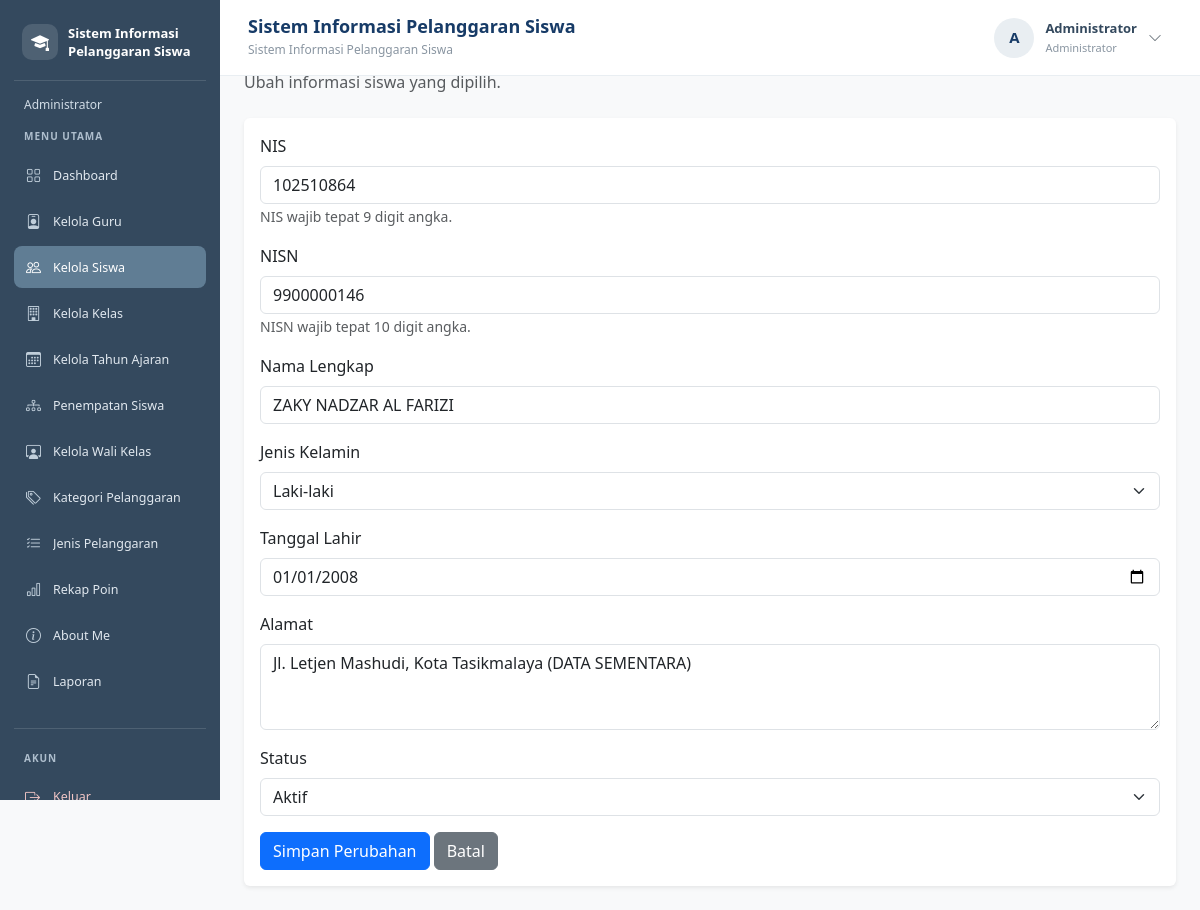
/edit_siswa.php?id=276 (signed in), run on the app's committed database.
### tables this page shows
CREATE TABLE `t_siswa` (
  `id` int(11) NOT NULL,
  `nis` varchar(30) NOT NULL,
  `nisn` varchar(20) NOT NULL,
  `nama` varchar(150) NOT NULL,
  `jenis_kelamin` char(1) NOT NULL,
  `tanggal_lahir` date NOT NULL,
  `alamat` text NOT NULL,
  `status_aktif` tinyint(1) NOT NULL,
  `created_at` timestamp NOT NULL DEFAULT current_timestamp(),
  `updated_at` timestamp NOT NULL DEFAULT current_timestamp()
);

### edit_siswa.php (the view, shortened to what this page needs)
<?php
include "config/koneksi.php";
$id = filter_input(INPUT_GET, 'id', FILTER_VALIDATE_INT);
$stmt = mysqli_prepare(
    $koneksi,
    "SELECT nis, nisn, nama, jenis_kelamin, tanggal_lahir,
            alamat, status_aktif
     FROM t_siswa
     WHERE id = ?"
);
mysqli_stmt_bind_param($stmt, "i", $id);
mysqli_stmt_execute($stmt);
$result = mysqli_stmt_get_result($stmt);
$siswa = mysqli_fetch_assoc($result);
$nis = $siswa['nis'];
$nisn = $siswa['nisn'];
$nama = $siswa['nama'];
$jenis_kelamin = $siswa['jenis_kelamin'];
$tanggal_lahir = $siswa['tanggal_lahir'];
$alamat = $siswa['alamat'];
$status_aktif = (string) $siswa['status_aktif'];
?>
<!DOCTYPE html>
<html lang="id">
<head>
    <link href="https://cdn.jsdelivr.net/npm/bootstrap@5.3.8/dist/css/bootstrap.min.css"
          rel="stylesheet">
</head>
<body>
<?php include "includes/sidebar.php"; ?>
<?php include "includes/navbar.php"; ?>
<main class="konten-utama">
    <h2>Edit Data Siswa</h2>
    <p class="text-muted mb-4">
        Ubah informasi siswa yang dipilih.
    </p>
    <div class="card shadow-sm border-0">
        <div class="card-body">
            <form method="POST">
                <div class="mb-3">
                    <label class="form-label">NIS</label>
                    <input
                        type="text"
                        name="nis"
                        class="form-control"
                        minlength="9"
                        maxlength="9"
                        pattern="[0-9]{9}"
                        inputmode="numeric"
                        title="NIS harus tepat 9 digit angka."
                        placeholder="Masukkan 9 digit NIS"
                        required
                        value="<?= htmlspecialchars($nis, ENT_QUOTES, 'UTF-8'); ?>"
                    >
                    <small class="text-muted">
                        NIS wajib tepat 9 digit angka.
                    </small>
                </div>
                <div class="mb-3">
                    <label class="form-label">NISN</label>
                    <input
                        type="text"
                        name="nisn"
                        class="form-control"
                        minlength="10"
                        maxlength="10"
                        pattern="[0-9]{10}"
                        inputmode="numeric"
                        title="NISN harus tepat 10 digit angka."
                        placeholder="Masukkan 10 digit NISN"
                        required
                        value="<?= htmlspecialchars($nisn, ENT_QUOTES, 'UTF-8'); ?>"
                    >
                    <small class="text-muted">
                        NISN wajib tepat 10 digit angka.
                    </small>
                </div>
                <div class="mb-3">
                    <label class="form-label">Nama Lengkap</label>
                    <input
                        type="text"
                        name="nama"
                        class="form-control"
                        maxlength="150"
                        required
                        value="<?= htmlspecialchars($nama, ENT_QUOTES, 'UTF-8'); ?>"
                    >
                </div>
                <div class="mb-3">
                    <label class="form-label">Jenis Kelamin</label>
                    <select name="jenis_kelamin" class="form-select" required>
                        <option value="L" <?= $jenis_kelamin == 'L' ? 'selected' : ''; ?>>
                            Laki-laki
                        </option>
                    </select>
                </div>
                <div class="mb-3">
                    <label class="form-label">Tanggal Lahir</label>
                    <input
                        type="date"
                        name="tanggal_lahir"
                        class="form-control"
                        required
                        value="<?= htmlspecialchars($tanggal_lahir, ENT_QUOTES, 'UTF-8'); ?>"
                    >
                </div>
                <div class="mb-3">
                    <label class="form-label">Alamat</label>
                    <textarea
                        name="alamat"
                        class="form-control"
                        rows="3"
                        required
                    ><?= htmlspecialchars($alamat, ENT_QUOTES, 'UTF-8'); ?></textarea>
                </div>
                <div class="mb-3">
                    <label class="form-label">Status</label>
                    <select name="status_aktif" class="form-select" required>
                        <option value="1" <?= $status_aktif === '1' ? 'selected' : ''; ?>>
                            Aktif
                        </option>
                    </select>
                </div>
                <button type="submit" class="btn btn-primary">
                    Simpan Perubahan
                </button>
                <a href="siswa.php" class="btn btn-secondary">
                    Batal
                </a>
            </form>
        </div>
    </div>
</main>
</body>
</html>

### edit_siswa.php (style rules this page uses)
body { margin: 0; background-color: #f8f9fa; }
.konten-utama { margin-left: 220px; width: calc(100% - 220px); min-height: 100vh; padding: 24px; box-sizing: border-box; }

### data on the page
t_siswa: nis "102510864", nisn "9900000146", nama "ZAKY NADZAR AL FARIZI", jenis_kelamin "Laki-laki", tanggal_lahir "01/01/2008", alamat "Jl. Letjen Mashudi, Kota Tasikmalaya (DATA SEMENTARA)", status_aktif "Aktif"

### other printed values
$labelRole "Administrator"
$menu[0] "Dashboard"
$menu[0] "Kelola Guru"
$menu[0] "Kelola Siswa"
$menu[0] "Kelola Kelas"
$menu[0] "Kelola Tahun Ajaran"
$menu[0] "Penempatan Siswa"
$menu[0] "Kelola Wali Kelas"
$menu[0] "Kategori Pelanggaran"
$menu[0] "Jenis Pelanggaran"
$menu[0] "Rekap Poin"
$menu[0] "About Me"
$menu[0] "Laporan"
$judulNavbar "Sistem Informasi Pelanggaran Siswa"
$inisial "A"
